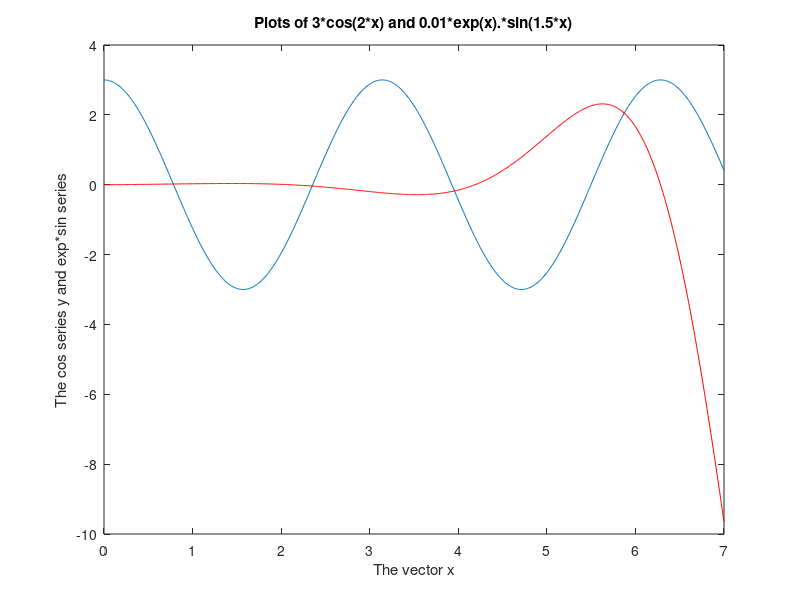
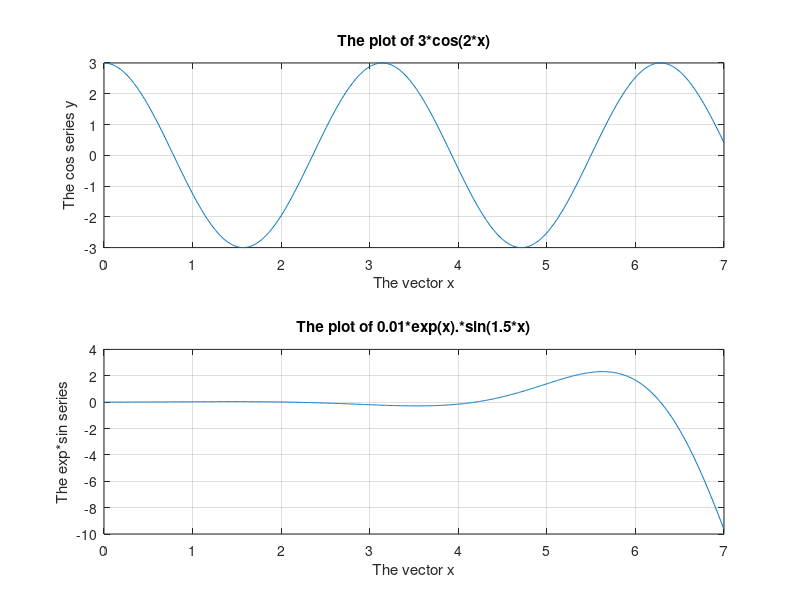

The MATLAB script that drew these images, in order:
clc
clear
close all

x = 0:0.01:7;           % define the row vector x  
y = 3*cos(2*x);         % define the row vector y versus x 
z = 0.01*exp(x).*sin(1.5*x);

figure(1)              % Useful when we have more than one plot 
plot(x,y)               % used for drawing y versus x, element-by-element     
grid off;                % turn on the horizontal and vertical grids 
hold on;
plot(x,z,'r')
xlabel('The vector x'); % should always exaplain what the x and y axes represent 
ylabel('The cos series y and exp*sin series');
title('Plots of 3*cos(2*x) and 0.01*exp(x).*sin(1.5*x)');

%******** Use Subplots *************

figure(2)
subplot(2,1,1)
plot(x,y)
xlabel('The vector x'); 
ylabel('The cos series y');
title('The plot of 3*cos(2*x)');
grid on;
subplot(212)
plot(x,z)
xlabel('The vector x'); 
ylabel('The exp*sin series');
title('The plot of 0.01*exp(x).*sin(1.5*x)');
grid on;